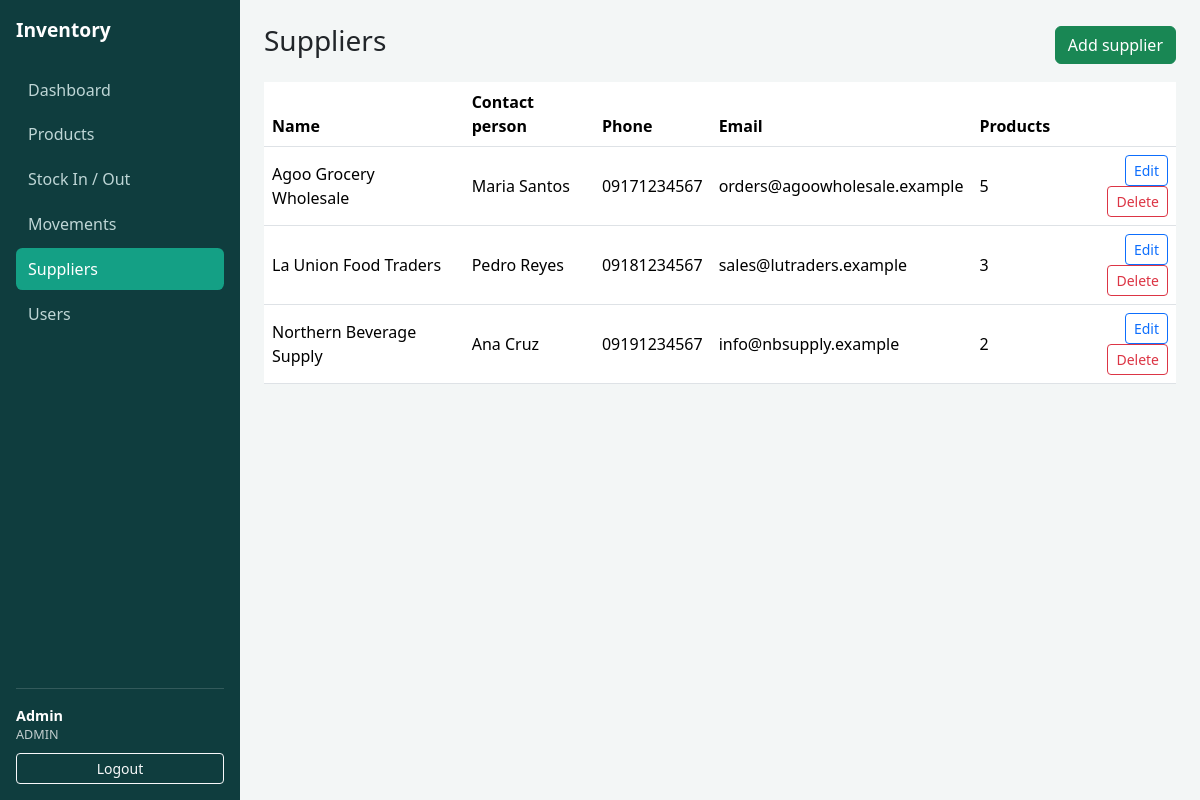
Screenshot of /admin/suppliers.php (signed in) with the database file from the repository.
### tables this page shows
CREATE TABLE suppliers (
  id INT AUTO_INCREMENT PRIMARY KEY,
  name VARCHAR(100) NOT NULL,
  contact_person VARCHAR(100) DEFAULT '',
  phone VARCHAR(30) DEFAULT '',
  email VARCHAR(150) DEFAULT ''
);

### config.php (called while the page is built, shortened)
<?php
function e($text) {
    return htmlspecialchars((string)$text, ENT_QUOTES, 'UTF-8');
}

### admin/suppliers.php (the view, shortened to what this page needs)
<?php
require_once '../config.php';
$suppliers = $pdo->query(
    'SELECT s.*, (SELECT COUNT(*) FROM products p WHERE p.supplier_id = s.id) AS product_count
     FROM suppliers s ORDER BY s.name'
)->fetchAll();
require '../header.php';
?>
<div class="d-flex justify-content-between align-items-center mb-3">
  <h1 class="h3">Suppliers</h1>
  <a href="supplier_form.php" class="btn btn-success">Add supplier</a>
</div>
<div class="table-responsive">
  <table class="table align-middle bg-white">
    <thead><tr><th>Name</th><th>Contact person</th><th>Phone</th><th>Email</th><th>Products</th><th></th></tr></thead>
    <tbody>
    <?php foreach ($suppliers as $s): ?>
      <tr>
        <td><?= e($s['name']) ?></td>
        <td><?= e($s['contact_person']) ?></td>
        <td><?= e($s['phone']) ?></td>
        <td><?= e($s['email']) ?></td>
        <td><?= (int)$s['product_count'] ?></td>
        <td class="text-end">
          <a class="btn btn-sm btn-outline-primary" href="supplier_form.php?id=<?= $s['id'] ?>">Edit</a>
          <form method="post" class="d-inline confirm-delete" data-message="Delete this supplier? Its products will have no supplier.">
            <button class="btn btn-sm btn-outline-danger">Delete</button>
          </form>
        </td>
      </tr>
    <?php endforeach; ?>
    </tbody>
  </table>
</div>
<?php require '../footer.php'; ?>

### assets/style.css (style rules this page uses)
body { background: #f3f6f6; }

### rows the page displays
suppliers: name "Agoo Grocery Wholesale", contact_person "Maria Santos", phone "09171234567", email "orders@agoowholesale.example", product_count "5"
suppliers: name "La Union Food Traders", contact_person "Pedro Reyes", phone "09181234567", email "sales@lutraders.example", product_count "3"
suppliers: name "Northern Beverage Supply", contact_person "Ana Cruz", phone "09191234567", email "info@nbsupply.example", product_count "2"

### other values shown
$item[1] "Dashboard"
$item[1] "Products"
$item[1] "Stock In / Out"
$item[1] "Movements"
$item[1] "Suppliers"
$item[1] "Users"
$user['name'] "Admin"
$user['role'] "ADMIN"
